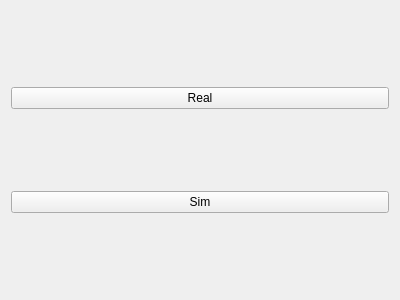
<?xml version="1.0" encoding="UTF-8"?>
<ui version="4.0">
 <class>Start</class>
 <widget class="QWidget" name="Start">
  <property name="geometry">
   <rect>
    <x>0</x>
    <y>0</y>
    <width>400</width>
    <height>300</height>
   </rect>
  </property>
  <property name="windowTitle">
   <string>Form</string>
  </property>
  <layout class="QVBoxLayout" name="verticalLayout">
   <item>
    <widget class="QPushButton" name="real">
     <property name="text">
      <string>Real</string>
     </property>
    </widget>
   </item>
   <item>
    <widget class="QPushButton" name="sim">
     <property name="text">
      <string>Sim</string>
     </property>
    </widget>
   </item>
  </layout>
 </widget>
 <resources/>
 <connections/>
</ui>
